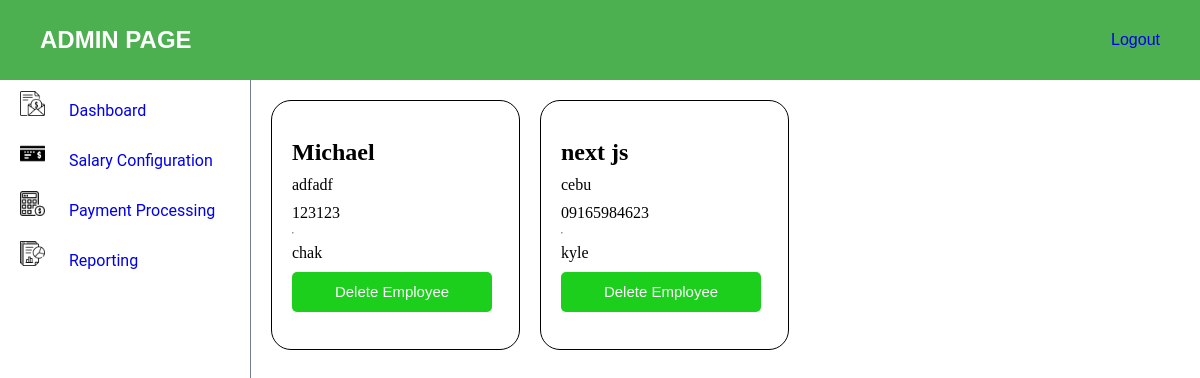
/admin-dashboard, run on an earlier commit of the app's database.
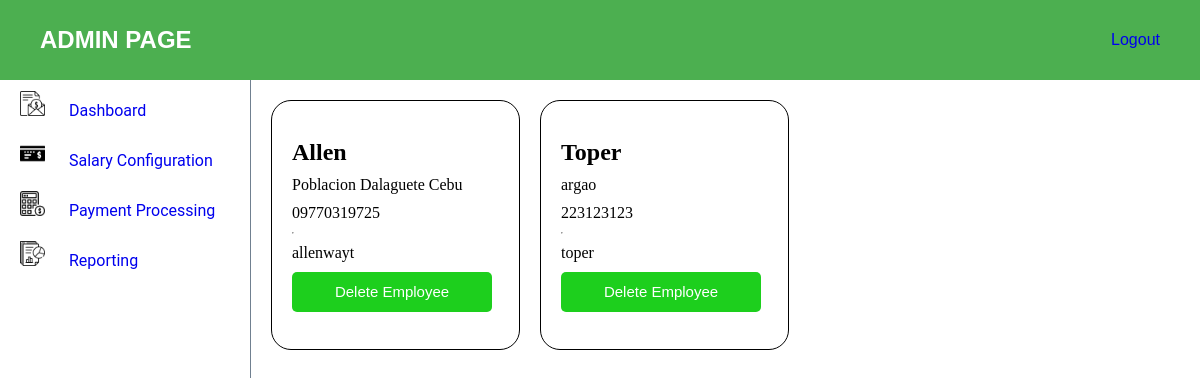
And on a later commit of the database.
### myapp/models.py (models this page shows, shortened)
class Employee(AbstractUser):
    name = models.CharField(max_length=255)
    email = models.EmailField()
    contact = models.CharField(max_length=15)
    address = models.TextField()
    username = models.CharField(max_length=255, unique=True)
    password = models.CharField(max_length=128)
    groups = models.ManyToManyField('auth.Group', related_name='employee_groups', blank=True)
    user_permissions = models.ManyToManyField('auth.Permission', related_name='employee_permissions', blank=True)

### myapp/views.py (the view)
# urls.py: path("admin-dashboard", views.admin_view, name="admin_view"),
def admin_view(request):
    employees = Employee.objects.all()
    return render(request, 'admin-view/admin.html', {
        'employees' : employees
    })

### myapp/templates/admin-view/admin.html (shortened to what this page needs)
{% load static %}
<!DOCTYPE html>
<html lang="en">
<head>
    <link rel="stylesheet" href="{% static 'css/navbar.css' %}">
    <link rel="stylesheet" href="{% static 'css/dashboard.css' %}">
    <link rel="stylesheet" href="{% static 'css/admin.css' %}">
    <link rel="stylesheet" href="{% static 'css/admin-dashboard.css' %}">
</head>
<body>
    <div class="admin-header">
        <h2>ADMIN PAGE</h2>
        <a href="{% url 'user_login' %}">Logout</a>
    </div>
    <div class="page-content">
        <aside class="aside-content">
            <ul class="aside-nav">
                <li class="aside-nav-items"><a href="{% url 'admin_view' %}">
                    <img class="sidenav-logo" src="{% static 'images/salary.png' %}" alt="logo">
                    Dashboard
                </a></li>
                <li class="aside-nav-items"><a href="{% url 'salary_config' %}">
                    <img class="sidenav-logo" src="{% static 'images/bank-check.png' %}" alt="logo">
                    Salary Configuration
                </a></li>
                <li class="aside-nav-items"><a href="{% url 'payment_proc' %}">
                    <img class="sidenav-logo" src="{% static 'images/calculator.png' %}" alt="logo">
                    Payment Processing
                </a></li>
                <li class="aside-nav-items"><a href="{% url 'reporting' %}">
                    <img class="sidenav-logo" src="{% static 'images/report.png' %}" alt="logo">
                    Reporting
                </a></li>
            </ul>
        </aside>
        <section class="admin-content">
            <div class="card-container">
                {% for employee in employees %}
                    <div class="card-content">
                        <h1>{{ employee.name }}</h1>
                        <p>{{ employee.address }}</p>
                        <p>{{ employee.contact }}</p>
                        <hr>
                        <p>{{ employee.username }}</p>
                        <a href="{% url 'delete_employee' username=employee.username %}"><button>Delete Employee</button></a>
                    </div>
                {% endfor %}
            </div>
        </section>
    </div>
</body>
</html>

### myapp/static/css/navbar.css (style rules this page uses)
* { box-sizing: border-box; padding: 0; margin: 0; }
.page-content { height: calc(100vh - 160px); width: 100vw; display: flex; flex-direction: row; }
.aside-content { height: calc(100vh - 80px); width: 250px; }
.aside-nav { display: flex; flex-direction: column; }
.aside-nav-items { list-style-type: none; width: 250px; height: 50px; display: flex; justify-content: flex-start; align-items: center; font-family: 'Roboto', sans-serif; color: black; align-self: flex-start; margin-left: 20px; }
.sidenav-logo { height: 25px; width: 25px; margin-right: 20px; }
a { text-decoration: none; }

### myapp/static/css/admin.css (style rules this page uses)
* { box-sizing: border-box; padding: 0; margin: 0; }
.admin-header { height: 80px; width: 100vw; background-color: #4CAF50; display: flex; justify-content: space-between; align-items: center; padding: 0 40px 0 40px; font-family: 'Popppins', sans-serif; color: white; }
.admin-content { height: calc(100vh - 80px); width: calc(100vw - 250px); border-left: solid 1px; border-color: slategray; overflow-y: auto; scrollbar-width: thin; scrollbar-color: #ccc #f0f0f0; }

### myapp/static/css/admin-dashboard.css (style rules this page uses)
* { box-sizing: border-box; margin: 0; padding: 0; }
.card-container { display: flex; flex-wrap: wrap; padding: 20px; gap: 20px; }
.card-content { height: 250px; width: 249px; border: solid black 1px; border-radius: 20px; display: flex; flex-direction: column; justify-content: center; align-items: flex-start; padding: 20px; gap: 10px; }
.card-content button { height: 40px; width: 200px; background-color: rgb(29, 207, 29); border-radius: 5px; color: white; border: none; cursor: pointer; font-size: 15px; }

What changed in the data, as far as the page shows it:
removed Employee: name "Michael", address "adfadf", contact "123123", username "chak"
removed Employee: name "next js", address "cebu", contact "09165984623", username "kyle"
added Employee: name "Allen", address "Poblacion Dalaguete Cebu", contact "09770319725", username "allenwayt"
added Employee: name "Toper", address "argao", contact "223123123", username "toper"
